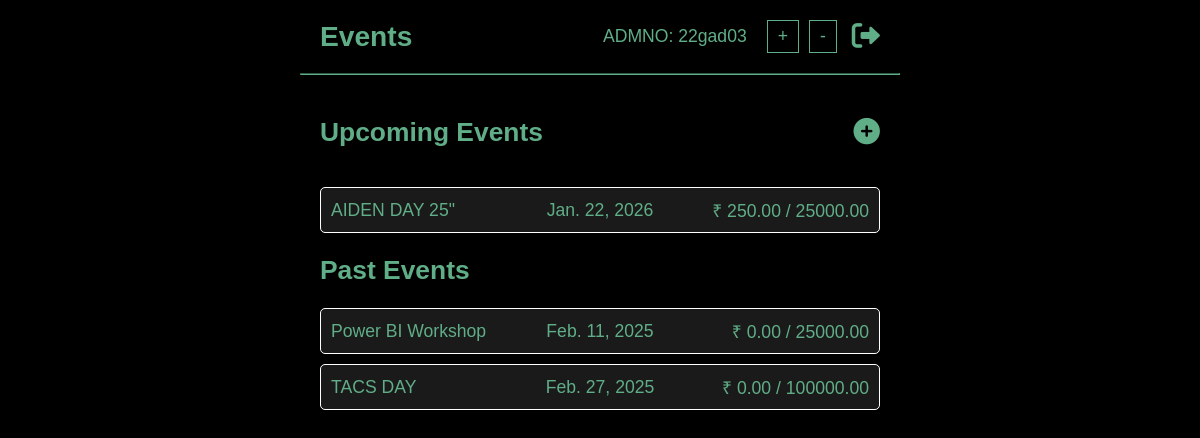
Page /home/ (signed in) on the earlier database version.
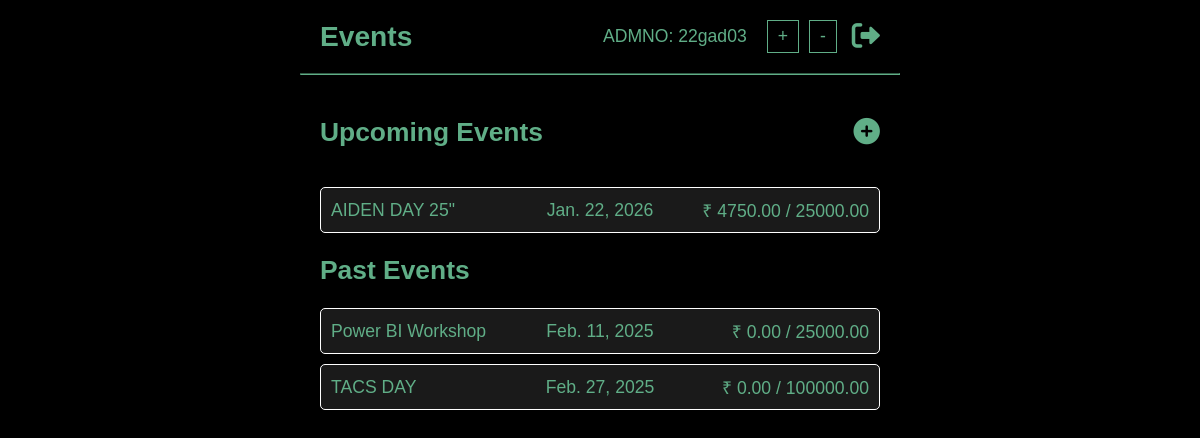
Same page on the later database version.
### fundmanager/models.py (models this page shows, shortened)
class Event(models.Model):
    name = models.CharField(max_length=200)
    date = models.DateField()
    venue = models.CharField(max_length=200, blank=True)
    participants = models.IntegerField(blank=True)
    fund_required = models.DecimalField(max_digits=10, decimal_places=2)
    fund_collected = models.DecimalField(max_digits=10, decimal_places=2, default=0)  # Initialize to 0
    fund_per_person = models.DecimalField(max_digits=6, decimal_places=2)
    batches = models.CharField(max_length=200, help_text="Comma-separated list of batches (e.g., 2020, 2021, 2022)")
    branches = models.ManyToManyField(Branch, related_name='events', help_text="Branches invited to the event", blank=True)
    coordinator1 = models.ForeignKey(User, on_delete=models.CASCADE, related_name='events_managing1', default=0)
    coordinator1_phone = models.CharField(max_length=20, blank=True)
    coordinator2 = models.ForeignKey(User, on_delete=models.CASCADE, related_name='events_managing2', default=0)
    coordinator2_phone = models.CharField(max_length=20, blank=True)

### fundmanager/views.py (the view)
# urls.py: 2. Add a URL to urlpatterns:  path('', views.home, name='home')
def home(request):
    if request.user.is_authenticated == False: return redirect('signin')
    filtered_events = Event.objects.filter((Q(branches__in=[request.user.profile.department]) & Q(batches__contains=str(request.user.profile.batch))) |
                                           (Q(coordinator1=request.user.id) | Q(coordinator2=request.user.id))).distinct()
    return render(request, 'index.html', context={"events": filtered_events, "today": date.today()})

### templates/index.html (shortened to what this page needs)
<!DOCTYPE html>
<html lang="en">
<head>
    <link rel="stylesheet" href="/static/style.css">
    <link rel="stylesheet" href="https://cdnjs.cloudflare.com/ajax/libs/font-awesome/6.0.0/css/all.min.css"
 />
</head>
<body>
    <nav>
        <div class="nav-left">
            <strong>Events</strong>
        </div>
        <div class="nav-right">
            <span id="admission-number" style="margin-right: 15px;">ADMNO: {{request.user.profile.admission_number}}</span>
            <button id="increase-font">+</button>
            <button id="decrease-font">-</button>
            <a href="/login/"><i class="fas fa-sign-out-alt"></i></a>
        </div>
    </nav>
    <hr>
    <div class="container">
        <section id="upcoming-events">
            <div style="display: flex; justify-content: space-between; align-items: center;">
                <h2>Upcoming Events</h2>
                <a href="/create-event/"><i class="fas fa-plus-circle"
                        style="font-size: 1.5em; color: #60ae87;"></i></a>
            </div>
            <ul id="upcoming-events-list">
                {% for event in events %}
                    {% if event.date >= today %}
                    <li onclick="window.location.href='/event-details/{{event.pk}}'">
                        <div>{{event.name}}</div>
                        <div>{{event.date}}</div>
                        <div>₹ {{event.fund_collected}} / {{event.fund_required}}</div>
                    </li>
                    {% endif %}
                {% endfor %}
            </ul>
        </section>
        <section id="past-events">
            <h2>Past Events</h2>
            <ul id="past-events-list">
                {% for event in events %}
                    {% if event.date < today %}
                    <li onclick="window.location.href='/event-details/{{event.pk}}'">
                        <div>{{event.name}}</div>
                        <div>{{event.date}}</div>
                        <div>₹ {{event.fund_collected}} / {{event.fund_required}}</div>
                    </li>
                    {% endif %}
                {% endfor %}
            </ul>
        </section>
    </div>
</body>
</html>

Differences in the rows shown:
changed Event "AIDEN DAY 25\"": fund_collected "250.00" → "4750.00"
